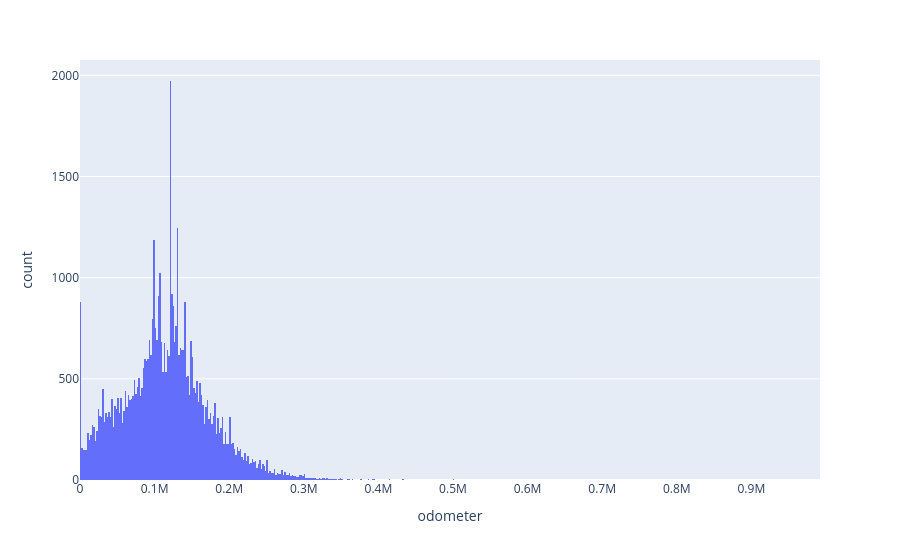
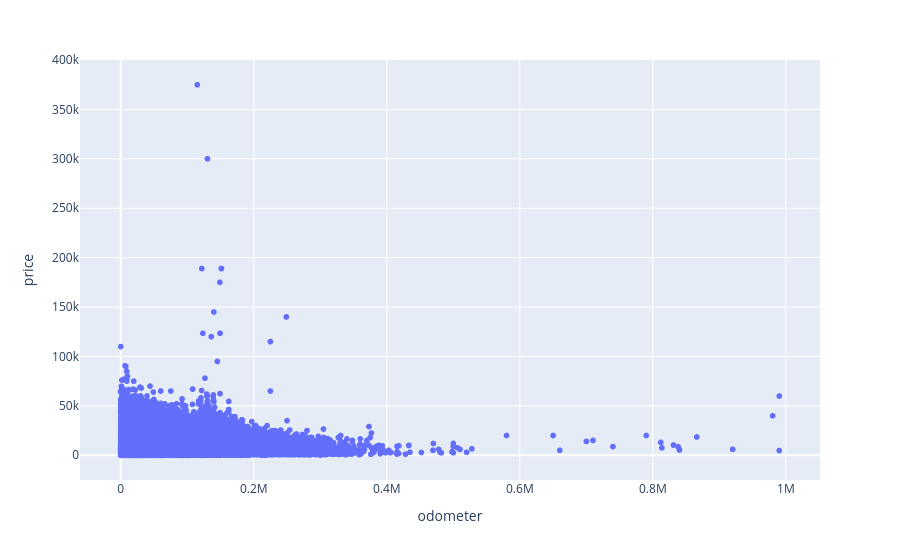

The notebook cell these images were saved under, in order:
### Code cell
fig = px.histogram(df, x='odometer')
fig.show()

fig = px.scatter(df, x='odometer', y='price')
fig.show()

### Figure 1 — Plotly figure (JSON) as saved in the notebook; plotly's stock layout.template omitted (floating-point values rounded to 4 significant figures; data arrays with more than 128 entries replaced by an {"elided": "..."} marker saying what was removed)
{"data": [{"bingroup": "x", "hovertemplate": "odometer=%{x}<br>count=%{y}<extra></extra>", "legendgroup": "", "marker": {"color": "#636efa", "pattern": {"shape": ""}}, "name": "", "orientation": "v", "showlegend": false, "type": "histogram", "x": {"elided": "51525 float values"}, "xaxis": "x", "yaxis": "y"}], "layout": {"barmode": "relative", "legend": {"tracegroupgap": 0}, "margin": {"t": 60}, "xaxis": {"anchor": "y", "domain": [0, 1], "title": {"text": "odometer"}}, "yaxis": {"anchor": "x", "domain": [0, 1], "title": {"text": "count"}}}}

### Figure 2 — Plotly figure (JSON) as saved in the notebook; plotly's stock layout.template omitted (floating-point values rounded to 4 significant figures; data arrays with more than 128 entries replaced by an {"elided": "..."} marker saying what was removed)
{"data": [{"hovertemplate": "odometer=%{x}<br>price=%{y}<extra></extra>", "legendgroup": "", "marker": {"color": "#636efa", "symbol": "circle"}, "mode": "markers", "name": "", "showlegend": false, "type": "scattergl", "x": {"elided": "51525 float values"}, "xaxis": "x", "y": {"elided": "51525 int values"}, "yaxis": "y"}], "layout": {"legend": {"tracegroupgap": 0}, "margin": {"t": 60}, "xaxis": {"anchor": "y", "domain": [0, 1], "title": {"text": "odometer"}}, "yaxis": {"anchor": "x", "domain": [0, 1], "title": {"text": "price"}}}}
